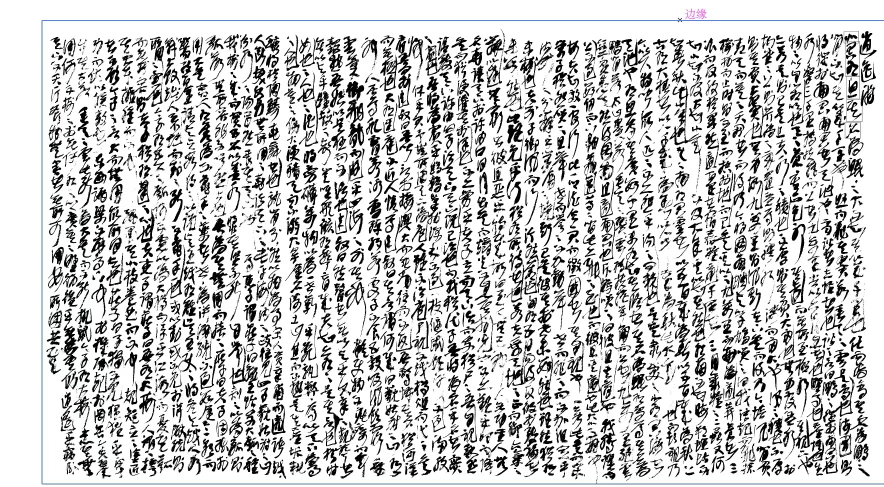
#> input picture pics/calligraphy.JPG, 1768 x 974 px (shown at 1/2 size)
$ python version_1_3.py
#> lines starting #> are read from the running program, lines starting #| are printed output that depends on the picture
### utils.py
# from quad_tree_csdn import *
from PIL import Image, ImageTk
import numpy as np
import cv2

# input_points = np.float32([[1500, 1500], [-985, 1300],
#                            [-1231, 2300], [1700, 2300]])
# input_points = np.float32([[1550,1340],
#                            [-850,1250],
#                            [-1030,2260],
#                            [1600,2300]])
input_points = np.float32([[1136,1147],
                           [-1227,1250],
                           [-1345,2400],
                           [1300,2430]])

output_points = np.float32([[0, 0], [1917-1, 0], [1917-1, 1080-1], [0, 1080-1]])


# [85 lines left out: functions mapping_position, check_loc_domain, check_loc_range, crop_polygon, dilate3, dilate2, not called in this run]


def color_inv(img):
    """
    实现图像的反色（255-x）
    :param img: 要反色的图片
    :return: 反色后的图片
    """
    h, w = img.shape
    imgInv = np.empty((h, w), np.uint8)  # 创建空白数组
    for i in range(h):
        for j in range(w):
            imgInv[i][j] = 255 - img[i][j]
    return imgInv
    # ————————————————
    # 版权声明：本文为CSDN博主「youcans_」的原创文章，遵循CC
    # 4.0
    # BY - SA版权协议，转载请附上原文出处链接及本声明。
    # 原文链接：https: // blog.csdn.net / youcans / article / details / 121453961

### version_1_3.py
from PIL import ImageTk, Image
from PIL import ImageGrab
from ref_csdn import *

from utils import *
from polygons_1_1_2 import *

"""
version1.3: 添加了产生quadtree的功能，尚未完善
"""


# TODO: 1）优先完成多边形 # complete!
#       2）完成quadtree
#       3）不同区域的效果
#       4）连接雷达
# TODO: 上传github


# [132 lines left out: functions draw_dilate, draw_erode, on_mouse_press, on_mouse_release, not called in this run]
    # canvas.delete("revealed_image")


# 创建主窗口
window = tk.Tk()
window.title("Image Revealer")
window.configure(bg="black")

# 加载图片
image_path = "pics/calligraphy.JPG"  # 替换为你的图片路径
image = cv2.imread(image_path)
#> image is the input picture: shape (974, 1768, 3); mean B, G, R 195, 194.9, 194.6
image = cv2.cvtColor(image, cv2.COLOR_BGR2GRAY)  # 转换为灰度图像
#> image: shape (974, 1768)
image = color_inv(image)
#> after the loop in color_inv, `for i in range(h):`:
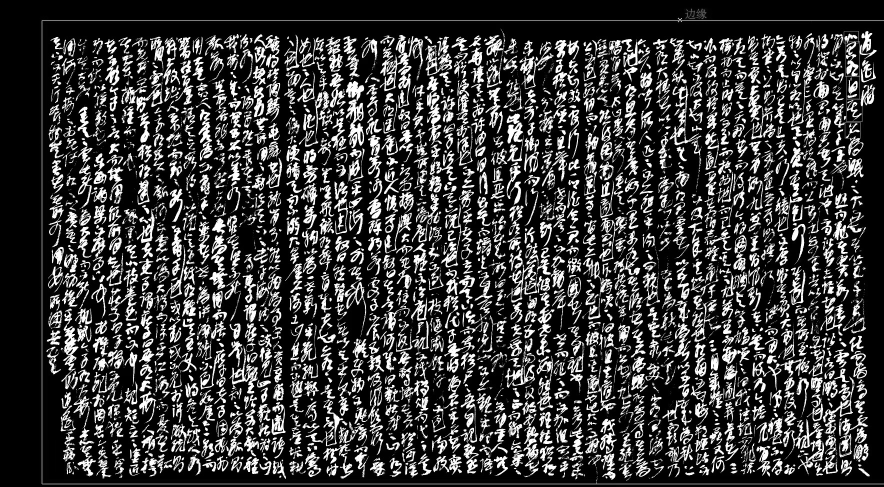
#> imgInv: shape (974, 1768) (shown at 1/2 size); min 0, max 255, mean 60.2

# 设置画布大小
canvas_width = image.shape[0]
#> canvas_width = 974
canvas_height = image.shape[1]
#> canvas_height = 1768
# 将图像转换为PIL Image格式
image_pil = Image.fromarray(image)
# 将PIL Image转换为Tkinter Image格式
photo = ImageTk.PhotoImage(image=image_pil)

# 创建画布
canvas = tk.Canvas(window, width=canvas_width, height=canvas_height, bg="black")
canvas.pack()

# parameters
max_sq_size = 50
init_sq_size = 10
poly_n = 15
poly_range = (init_sq_size, max_sq_size)
mouse_pressed = False
init_dilate = 9

# 绑定鼠标点击事件
canvas.bind("<Button-1>", on_mouse_press)
canvas.bind("<ButtonRelease-1>", on_mouse_release)

# 运行主循环
window.mainloop()
